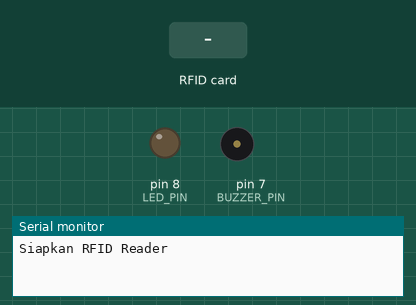
This sketch was run on a simulated Arduino Uno, built with avr-gcc and run on an emulated ATmega328P. Shown: output pins drawn as LEDs (lit = HIGH), buzzer (waves = sounding, pin HIGH), the last lines printed to the serial monitor. Inputs (shaded band) come from the test bench. Pins used as bus, display or sensor lines are not drawn.

Above: at 1.2 s.
1.3 s: RFID card 5E 7A 19 C4 held to the reader
At 2.1 s:
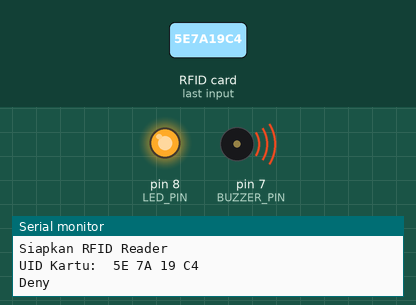
Timing chart, 0 to 4.3 s (numbered marks = the images above; inputs shaded):
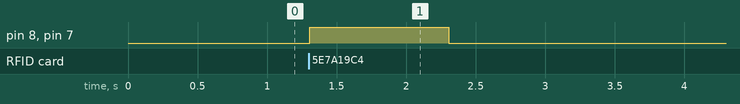

The sketch:

RFID_B.ino
```cpp
#include <SPI.h>
#include <MFRC522.h>

// Pin untuk RFID
#define SS_PIN 10
#define RST_PIN 9

// Pin untuk LED dan buzzer
#define LED_PIN 8
#define BUZZER_PIN 7

// Inisialisasi RFID
MFRC522 mfrc522(SS_PIN, RST_PIN);

// Daftar UID kartu yang diizinkan
byte allowedCards[][7] = {
  {0x04, 0x36, 0x44, 0xB2, 0x4F, 0x63, 0x80},  // Contoh UID kartu terdaftar
};

void setup() {
  // Memulai komunikasi serial
  Serial.begin(9600);
  Serial.println("Siapkan RFID Reader");

  // Memulai SPI
  SPI.begin();

  // Memulai modul RFID
  mfrc522.PCD_Init();

  // Mengatur pin LED dan buzzer sebagai output
  pinMode(LED_PIN, OUTPUT);
  pinMode(BUZZER_PIN, OUTPUT);

  // Mematikan LED dan buzzer
  digitalWrite(LED_PIN, LOW);
  digitalWrite(BUZZER_PIN, LOW);
}

void loop() {
  // Periksa apakah ada kartu baru yang tersedia
  if (!mfrc522.PICC_IsNewCardPresent()) {
    return;
  }

  // Periksa apakah kartu dapat dibaca
  if (!mfrc522.PICC_ReadCardSerial()) {
    return;
  }

  // Tampilkan UID kartu yang ditemukan
  Serial.print("UID Kartu: ");
  for (byte i = 0; i < mfrc522.uid.size; i++) {
    Serial.print(mfrc522.uid.uidByte[i] < 0x10 ? " 0" : " ");
    Serial.print(mfrc522.uid.uidByte[i], HEX);
  }
  Serial.println();

  // Periksa apakah kartu terdaftar
  if (isCardAllowed(mfrc522.uid.uidByte)) {
    Serial.println("Allow");
    // Matikan LED dan buzzer (akses diizinkan)
    digitalWrite(LED_PIN, LOW);
    digitalWrite(BUZZER_PIN, LOW);
  } else {
    Serial.println("Deny");
    // Nyalakan LED dan buzzer (akses ditolak)
    digitalWrite(LED_PIN, HIGH);
    digitalWrite(BUZZER_PIN, HIGH);
    delay(1000);  // Buzzer menyala selama 1 detik
    digitalWrite(LED_PIN, LOW);
    digitalWrite(BUZZER_PIN, LOW);
  }

  // Hentikan komunikasi dengan kartu
  mfrc522.PICC_HaltA();
}

// Fungsi untuk memeriksa apakah kartu terdaftar
bool isCardAllowed(byte *cardUID) {
  for (int i = 0; i < sizeof(allowedCards) / sizeof(allowedCards[0]); i++) {
    bool match = true;
    for (int j = 0; j < 4; j++) {
      if (allowedCards[i][j] != cardUID[j]) {
        match = false;
        break;
      }
    }
    if (match) {
      return true;  // Kartu ditemukan dalam daftar
    }
  }
  return false;  // Kartu tidak ditemukan
}
```

Measured:
- after the input at 1.3 s, pin 8 (LED_PIN), pin 7 (BUZZER_PIN): LOW → HIGH at once, → LOW 1.0 s later
